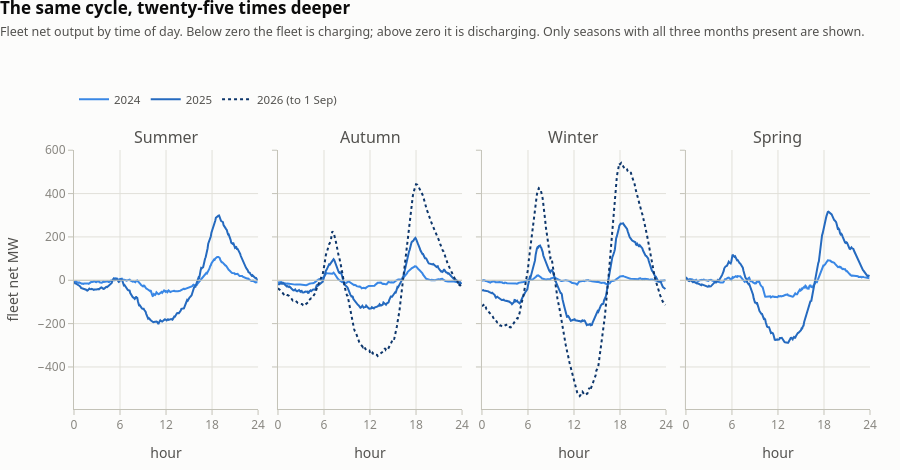

Here is the notebook cell this chart was saved with:
### Markdown cell above
### 5. The daily cycle, deepening

Averaging every day of a season onto one 24-hour axis, with the whole fleet summed to a single net
figure: below zero the fleet is a load, above zero it is a generator.

The shape barely changes; the amplitude changes enormously. Winter 2024 is a ripple — a trough of
-20 MW and a peak of 23 MW. Winter 2026 is a trough of -534 MW around midday and a peak of 541 MW at
18:00. That is the same machine cycle scaled twenty-five-fold, and it is the direct counterpart of
the price notebook's finding that the daily price shape flattened from both ends: the fleet buys in
the solar trough and sells into the evening peak, which pushes both toward the middle.

The 2026 curves also show something the earlier years are too small to reveal: the fleet discharges
**twice** a day. A sharp morning peak at 07:25 reaching 425 MW in Winter, then the deep midday
charge, then the larger evening peak. The morning hump is the pre-solar demand peak, and the fleet
only started serving it once there was enough capacity to do both.

Seasons are meteorological and southern-hemisphere, matching the other notebooks, and a
(year, season) pair is plotted only if all three of its months are present.

### Code cell
# ── Chart 5: the average day, by season and year ─────────────────────────────
SEASON_ORDER = ["Summer", "Autumn", "Winter", "Spring"]
SEASON_MONTHS = {"Summer": {12, 1, 2}, "Autumn": {3, 4, 5},
                 "Winter": {6, 7, 8}, "Spring": {9, 10, 11}}
MIN_DAYS = 30

fleet = s.groupby("ts").mw.sum().rename("fleet_mw").reset_index()
fleet = add_time_parts(fleet)

have = fleet.groupby(["year", "season"]).agg(days=("date", "nunique"),
                                             months=("month", lambda x: set(x.unique())))
keep = {(y, ss) for (y, ss), row in have.iterrows()
        if row.days >= MIN_DAYS and row.months == SEASON_MONTHS[ss]}
print("plotted:", sorted(keep))
print("dropped:", sorted(set(have.index) - keep))

prof = fleet.groupby(["year", "season", "tod_min"]).fleet_mw.mean().reset_index()

fig = make_subplots(rows=1, cols=4, shared_yaxes=True, horizontal_spacing=0.025,
                    subplot_titles=SEASON_ORDER)
seen = set()
for i, ss in enumerate(SEASON_ORDER, start=1):
    for y in YEARS:
        if (y, ss) not in keep:
            continue
        g = prof[(prof.year == y) & (prof.season == ss)].sort_values("tod_min")
        fig.add_trace(go.Scatter(
            x=g.tod_min / 60, y=g.fleet_mw, name=LABEL[y], legendgroup=str(y),
            showlegend=y not in seen,
            line=dict(color=YEAR_COLOR[y], width=2, dash=DASH[y]),
            hovertemplate="%{x:.1f}h · %{y:,.0f} MW" f"<extra>{LABEL[y]} {ss}</extra>"),
            row=1, col=i)
        seen.add(y)
    fig.add_hline(y=0, line=dict(color=AXIS, width=1), row=1, col=i)

style(fig, "The same cycle, twenty-five times deeper",
      "Fleet net output by time of day. Below zero the fleet is charging; above zero "
      "it is discharging. Only seasons with all three months present are shown.",
      height=470, top=150, legend_y=1.14)
fig.update_xaxes(tickvals=[0, 6, 12, 18, 24], range=[0, 24], title_text="hour")
fig.update_yaxes(title_text="fleet net MW", row=1, col=1)
fig.show()

print("Winter trough and peak, by year:")
for y in (2024, 2025, 2026):
    g = prof[(prof.year == y) & (prof.season == "Winter")]
    if not len(g):
        continue
    lo, hi = g.loc[g.fleet_mw.idxmin()], g.loc[g.fleet_mw.idxmax()]
    print(f"  {y}:  trough {lo.fleet_mw:7.1f} MW at {int(lo.tod_min)//60:02d}:00"
          f"   peak {hi.fleet_mw:7.1f} MW at {int(hi.tod_min)//60:02d}:00"
          f"   swing {hi.fleet_mw - lo.fleet_mw:7.1f} MW")

### Figure 1 — Plotly figure (JSON) as saved in the notebook; plotly's stock layout.template omitted (floating-point values rounded to 4 significant figures; data arrays with more than 128 entries replaced by an {"elided": "..."} marker saying what was removed)
{"data": [{"hovertemplate": "%{x:.1f}h · %{y:,.0f} MW<extra>2024 Summer</extra>", "legendgroup": "2024", "line": {"color": "#3987e5", "dash": "solid", "width": 2}, "name": "2024", "showlegend": true, "type": "scatter", "x": {"elided": "288 float values"}, "xaxis": "x", "y": {"elided": "288 float values"}, "yaxis": "y"}, {"hovertemplate": "%{x:.1f}h · %{y:,.0f} MW<extra>2025 Summer</extra>", "legendgroup": "2025", "line": {"color": "#256abf", "dash": "solid", "width": 2}, "name": "2025", "showlegend": true, "type": "scatter", "x": {"elided": "288 float values"}, "xaxis": "x", "y": {"elided": "288 float values"}, "yaxis": "y"}, {"hovertemplate": "%{x:.1f}h · %{y:,.0f} MW<extra>2024 Autumn</extra>", "legendgroup": "2024", "line": {"color": "#3987e5", "dash": "solid", "width": 2}, "name": "2024", "showlegend": false, "type": "scatter", "x": {"elided": "288 float values"}, "xaxis": "x2", "y": {"elided": "288 float values"}, "yaxis": "y2"}, {"hovertemplate": "%{x:.1f}h · %{y:,.0f} MW<extra>2025 Autumn</extra>", "legendgroup": "2025", "line": {"color": "#256abf", "dash": "solid", "width": 2}, "name": "2025", "showlegend": false, "type": "scatter", "x": {"elided": "288 float values"}, "xaxis": "x2", "y": {"elided": "288 float values"}, "yaxis": "y2"}, {"hovertemplate": "%{x:.1f}h · %{y:,.0f} MW<extra>2026 (to 1 Sep) Autumn</extra>", "legendgroup": "2026", "line": {"color": "#0d366b", "dash": "dot", "width": 2}, "name": "2026 (to 1 Sep)", "showlegend": true, "type": "scatter", "x": {"elided": "288 float values"}, "xaxis": "x2", "y": {"elided": "288 float values"}, "yaxis": "y2"}, {"hovertemplate": "%{x:.1f}h · %{y:,.0f} MW<extra>2024 Winter</extra>", "legendgroup": "2024", "line": {"color": "#3987e5", "dash": "solid", "width": 2}, "name": "2024", "showlegend": false, "type": "scatter", "x": {"elided": "288 float values"}, "xaxis": "x3", "y": {"elided": "288 float values"}, "yaxis": "y3"}, {"hovertemplate": "%{x:.1f}h · %{y:,.0f} MW<extra>2025 Winter</extra>", "legendgroup": "2025", "line": {"color": "#256abf", "dash": "solid", "width": 2}, "name": "2025", "showlegend": false, "type": "scatter", "x": {"elided": "288 float values"}, "xaxis": "x3", "y": {"elided": "288 float values"}, "yaxis": "y3"}, {"hovertemplate": "%{x:.1f}h · %{y:,.0f} MW<extra>2026 (to 1 Sep) Winter</extra>", "legendgroup": "2026", "line": {"color": "#0d366b", "dash": "dot", "width": 2}, "name": "2026 (to 1 Sep)", "showlegend": false, "type": "scatter", "x": {"elided": "288 float values"}, "xaxis": "x3", "y": {"elided": "288 float values"}, "yaxis": "y3"}, {"hovertemplate": "%{x:.1f}h · %{y:,.0f} MW<extra>2024 Spring</extra>", "legendgroup": "2024", "line": {"color": "#3987e5", "dash": "solid", "width": 2}, "name": "2024", "showlegend": false, "type": "scatter", "x": {"elided": "288 float values"}, "xaxis": "x4", "y": {"elided": "288 float values"}, "yaxis": "y4"}, {"hovertemplate": "%{x:.1f}h · %{y:,.0f} MW<extra>2025 Spring</extra>", "legendgroup": "2025", "line": {"color": "#256abf", "dash": "solid", "width": 2}, "name": "2025", "showlegend": false, "type": "scatter", "x": {"elided": "288 float values"}, "xaxis": "x4", "y": {"elided": "288 float values"}, "yaxis": "y4"}], "layout": {"annotations": [{"font": {"size": 16}, "showarrow": false, "text": "Summer", "x": 0.1156, "xanchor": "center", "xref": "paper", "y": 1.0, "yanchor": "bottom", "yref": "paper"}, {"font": {"size": 16}, "showarrow": false, "text": "Autumn", "x": 0.3719, "xanchor": "center", "xref": "paper", "y": 1.0, "yanchor": "bottom", "yref": "paper"}, {"font": {"size": 16}, "showarrow": false, "text": "Winter", "x": 0.6281, "xanchor": "center", "xref": "paper", "y": 1.0, "yanchor": "bottom", "yref": "paper"}, {"font": {"size": 16}, "showarrow": false, "text": "Spring", "x": 0.8844, "xanchor": "center", "xref": "paper", "y": 1.0, "yanchor": "bottom", "yref": "paper"}], "font": {"color": "#52514e", "family": "system-ui, -apple-system, Segoe UI, sans-serif", "size": 12}, "height": 470, "hovermode": "x unified", "legend": {"bgcolor": "rgba(0,0,0,0)", "font": {"size": 11.5}, "orientation": "h", "x": 0, "xanchor": "left", "y": 1.14, "yanchor": "bottom"}, "margin": {"b": 58, "l": 74, "r": 30, "t": 150}, "paper_bgcolor": "#fcfcfb", "plot_bgcolor": "#fcfcfb", "shapes": [{"line": {"color": "#c3c2b7", "width": 1}, "type": "line", "x0": 0, "x1": 1, "xref": "x domain", "y0": 0, "y1": 0, "yref": "y"}, {"line": {"color": "#c3c2b7", "width": 1}, "type": "line", "x0": 0, "x1": 1, "xref": "x2 domain", "y0": 0, "y1": 0, "yref": "y2"}, {"line": {"color": "#c3c2b7", "width": 1}, "type": "line", "x0": 0, "x1": 1, "xref": "x3 domain", "y0": 0, "y1": 0, "yref": "y3"}, {"line": {"color": "#c3c2b7", "width": 1}, "type": "line", "x0": 0, "x1": 1, "xref": "x4 domain", "y0": 0, "y1": 0, "yref": "y4"}], "showlegend": true, "title": {"font": {"color": "#0b0b0b", "size": 17}, "text": "<b>The same cycle, twenty-five times deeper</b><br><span style='font-size:12.5px;color:#52514e'>Fleet net output by time of day. Below zero the fleet is charging; above zero it is discharging. Only seasons with all three months present are shown.</span>", "x": 0, "xanchor": "left", "y": 0.97}, "xaxis": {"anchor": "y", "domain": [0.0, 0.2313], "gridcolor": "#e1e0d9", "linecolor": "#c3c2b7", "range": [0, 24], "tickcolor": "#c3c2b7", "tickfont": {"color": "#898781"}, "ticks": "outside", "tickvals": [0, 6, 12, 18, 24], "title": {"text": "hour"}, "zeroline": false}, "xaxis2": {"anchor": "y2", "domain": [0.2563, 0.4875], "gridcolor": "#e1e0d9", "linecolor": "#c3c2b7", "range": [0, 24], "tickcolor": "#c3c2b7", "tickfont": {"color": "#898781"}, "ticks": "outside", "tickvals": [0, 6, 12, 18, 24], "title": {"text": "hour"}, "zeroline": false}, "xaxis3": {"anchor": "y3", "domain": [0.5125, 0.7438], "gridcolor": "#e1e0d9", "linecolor": "#c3c2b7", "range": [0, 24], "tickcolor": "#c3c2b7", "tickfont": {"color": "#898781"}, "ticks": "outside", "tickvals": [0, 6, 12, 18, 24], "title": {"text": "hour"}, "zeroline": false}, "xaxis4": {"anchor": "y4", "domain": [0.7688, 1.0], "gridcolor": "#e1e0d9", "linecolor": "#c3c2b7", "range": [0, 24], "tickcolor": "#c3c2b7", "tickfont": {"color": "#898781"}, "ticks": "outside", "tickvals": [0, 6, 12, 18, 24], "title": {"text": "hour"}, "zeroline": false}, "yaxis": {"anchor": "x", "domain": [0.0, 1.0], "gridcolor": "#e1e0d9", "linecolor": "#c3c2b7", "tickcolor": "#c3c2b7", "tickfont": {"color": "#898781"}, "ticks": "outside", "title": {"text": "fleet net MW"}, "zeroline": false}, "yaxis2": {"anchor": "x2", "domain": [0.0, 1.0], "gridcolor": "#e1e0d9", "linecolor": "#c3c2b7", "matches": "y", "showticklabels": false, "tickcolor": "#c3c2b7", "tickfont": {"color": "#898781"}, "ticks": "outside", "zeroline": false}, "yaxis3": {"anchor": "x3", "domain": [0.0, 1.0], "gridcolor": "#e1e0d9", "linecolor": "#c3c2b7", "matches": "y", "showticklabels": false, "tickcolor": "#c3c2b7", "tickfont": {"color": "#898781"}, "ticks": "outside", "zeroline": false}, "yaxis4": {"anchor": "x4", "domain": [0.0, 1.0], "gridcolor": "#e1e0d9", "linecolor": "#c3c2b7", "matches": "y", "showticklabels": false, "tickcolor": "#c3c2b7", "tickfont": {"color": "#898781"}, "ticks": "outside", "zeroline": false}}}
